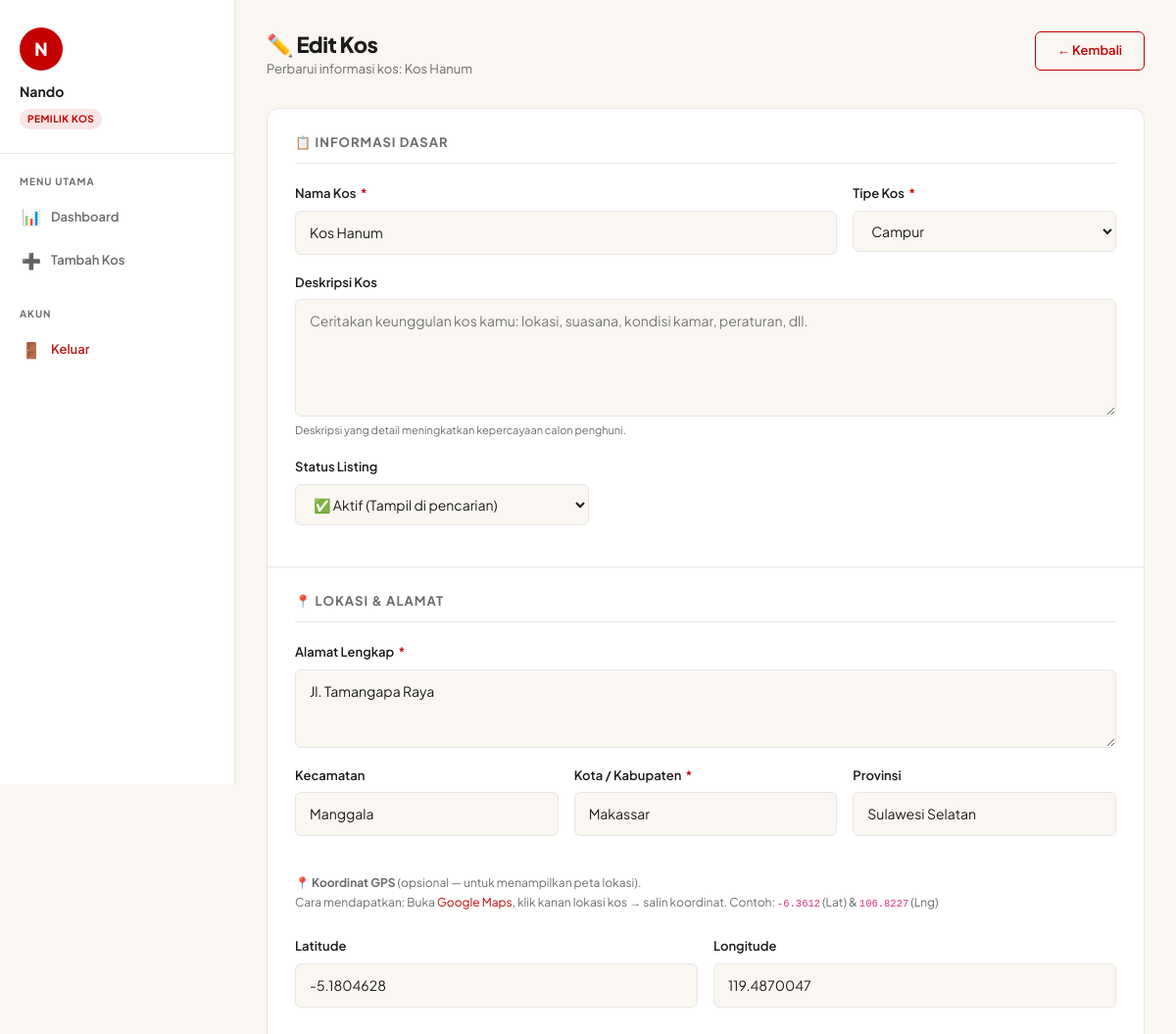
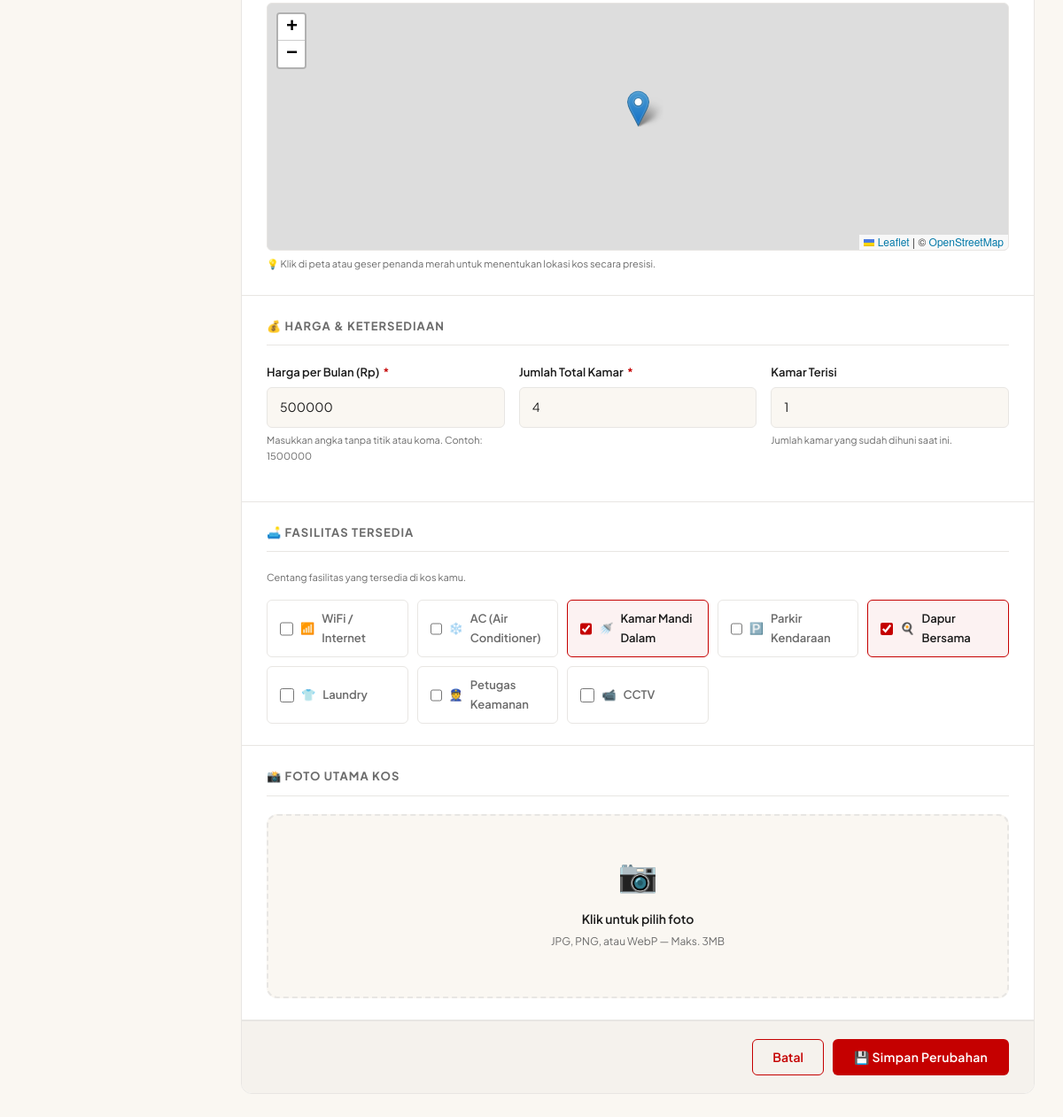
Page /pages/pemilik/edit_kos.php?id=9 (signed in) on the committed database (2 pictures, top to bottom).
### tables this page shows
CREATE TABLE `kos` (
  `id` int unsigned NOT NULL AUTO_INCREMENT,
  `pemilik_id` int unsigned NOT NULL,
  `nama_kos` varchar(150) NOT NULL,
  `deskripsi` text,
  `tipe` enum('putra','putri','campur') NOT NULL DEFAULT 'campur',
  `alamat` text NOT NULL,
  `kecamatan` varchar(80) DEFAULT NULL,
  `kota` varchar(80) NOT NULL,
  `provinsi` varchar(80) DEFAULT NULL,
  `kode_pos` varchar(10) DEFAULT NULL,
  `lat` decimal(10,7) DEFAULT NULL,
  `lng` decimal(10,7) DEFAULT NULL,
  `harga_per_bulan` int unsigned NOT NULL,
  `jumlah_kamar` tinyint unsigned NOT NULL DEFAULT '1',
  `kamar_terisi` tinyint unsigned NOT NULL DEFAULT '0',
  `ada_nomor_kamar` tinyint(1) NOT NULL DEFAULT '0',
  `wifi` tinyint(1) NOT NULL DEFAULT '0',
  `ac` tinyint(1) NOT NULL DEFAULT '0',
  `kamar_mandi_dalam` tinyint(1) NOT NULL DEFAULT '0',
  `parkir` tinyint(1) NOT NULL DEFAULT '0',
  `dapur` tinyint(1) NOT NULL DEFAULT '0',
  `laundry` tinyint(1) NOT NULL DEFAULT '0',
  `security` tinyint(1) NOT NULL DEFAULT '0',
  `cctv` tinyint(1) NOT NULL DEFAULT '0',
  `foto_utama` varchar(255) DEFAULT NULL,
  `status` enum('aktif','nonaktif','pending') NOT NULL DEFAULT 'aktif',
  `created_at` timestamp NULL DEFAULT CURRENT_TIMESTAMP,
  `updated_at` timestamp NULL DEFAULT CURRENT_TIMESTAMP ON UPDATE CURRENT_TIMESTAMP,
  PRIMARY KEY (`id`),
  KEY `pemilik_id` (`pemilik_id`),
  KEY `kota` (`kota`),
  KEY `tipe` (`tipe`),
  KEY `status` (`status`),
  KEY `harga_per_bulan` (`harga_per_bulan`),
  CONSTRAINT `kos_ibfk_1` FOREIGN KEY (`pemilik_id`) REFERENCES `users` (`id`) ON DELETE CASCADE
);

### pages/pemilik/edit_kos.php (the view, shortened to what the rows shown need)
<?php
$user = user_login();
$id_kos = (int)($_GET['id'] ?? 0);
$stmt_get = mysqli_prepare($koneksi,
    "SELECT * FROM kos WHERE id = ? AND pemilik_id = ? LIMIT 1"
);
mysqli_stmt_bind_param($stmt_get, 'ii', $id_kos, $user['id']);
mysqli_stmt_execute($stmt_get);
$kos = mysqli_fetch_assoc(mysqli_stmt_get_result($stmt_get));
$input  = $kos;
$extra_head = '
    <link rel="stylesheet" href="https://unpkg.com/leaflet@1.9.4/dist/leaflet.css" />
    <script src="https://unpkg.com/leaflet@1.9.4/dist/leaflet.js"></script>
';
require_once __DIR__ . '/../../components/head.php';
?>
<div class="dashboard-wrapper">
    <main class="dashboard-content">
        <div class="dashboard-header">
            <div>
                <h1 class="dashboard-title">✏️ Edit Kos</h1>
                <p class="dashboard-subtitle">Perbarui informasi kos: <?= htmlspecialchars($kos['nama_kos']) ?></p>
            </div>
        </div>
        <form action="<?= BASE_URL ?>/pages/pemilik/edit_kos.php?id=<?= $id_kos ?>"
              method="POST"
              enctype="multipart/form-data"
              id="form-edit-kos"
              novalidate>
            <div class="form-card">
                <div class="form-card-section">
                    <div class="row g-3">
                        <div class="col-md-8">
                            <div class="form-group-kosta">
                                <label for="nama_kos" class="form-label-kosta">
                                    Nama Kos <span class="wajib">*</span>
                                </label>
                                <input type="text" id="nama_kos" name="nama_kos"
                                       class="form-input-kosta"
                                       placeholder="Contoh: Kos Melati Indah"
                                       value="<?= htmlspecialchars($input['nama_kos']) ?>"
                                       required>
                            </div>
                        </div>
                        <div class="col-md-4">
                            <div class="form-group-kosta">
                                <label for="tipe" class="form-label-kosta">
                                    Tipe Kos <span class="wajib">*</span>
                                </label>
                                <select id="tipe" name="tipe" class="form-select-kosta" required>
                                    <option value="campur" <?= $input['tipe']==='campur' ? 'selected':'' ?>>Campur</option>
                                </select>
                            </div>
                        </div>
                    </div>
                    <div class="form-group-kosta" style="max-width:300px;">
                        <label for="status" class="form-label-kosta">Status Listing</label>
                        <select id="status" name="status" class="form-select-kosta">
                            <option value="aktif"    <?= $input['status']==='aktif'    ? 'selected':'' ?>>✅ Aktif (Tampil di pencarian)</option>
                        </select>
                    </div>
                </div>
                <div class="form-card-section">
                    <div class="form-group-kosta">
                        <label for="alamat" class="form-label-kosta">
                            Alamat Lengkap <span class="wajib">*</span>
                        </label>
                        <textarea id="alamat" name="alamat"
                                  class="form-textarea-kosta"
                                  style="min-height:80px;"
                                  placeholder="Jl. Margonda Raya No. 45, RT 02/RW 03"
                                  required><?= htmlspecialchars($input['alamat']) ?></textarea>
                    </div>
                    <div class="row g-3">
                        <div class="col-md-4">
                            <div class="form-group-kosta">
                                <label for="kecamatan" class="form-label-kosta">Kecamatan</label>
                                <input type="text" id="kecamatan" name="kecamatan"
                                       class="form-input-kosta" placeholder="Beji"
                                       value="<?= htmlspecialchars($input['kecamatan'] ?? '') ?>">
                            </div>
                        </div>
                        <div class="col-md-4">
                            <div class="form-group-kosta">
                                <label for="kota" class="form-label-kosta">
                                    Kota / Kabupaten <span class="wajib">*</span>
                                </label>
                                <input type="text" id="kota" name="kota"
                                       class="form-input-kosta" placeholder="Depok"
                                       value="<?= htmlspecialchars($input['kota']) ?>"
                                       required>
                            </div>
                        </div>
                        <div class="col-md-4">
                            <div class="form-group-kosta">
                                <label for="provinsi" class="form-label-kosta">Provinsi</label>
                                <input type="text" id="provinsi" name="provinsi"
                                       class="form-input-kosta" placeholder="Jawa Barat"
                                       value="<?= htmlspecialchars($input['provinsi'] ?? '') ?>">
                            </div>
                        </div>
                    </div>
                    <div class="row g-3" style="margin-top:4px;">
                        <div class="col-md-6">
                            <div class="form-group-kosta">
                                <label for="lat" class="form-label-kosta">Latitude</label>
                                <input type="number" id="lat" name="lat"
                                       class="form-input-kosta" placeholder="-6.3612"
                                       step="0.0000001" min="-11" max="6"
                                       value="<?= htmlspecialchars($input['lat'] ?? '') ?>">
                            </div>
                        </div>
                        <div class="col-md-6">
                            <div class="form-group-kosta">
                                <label for="lng" class="form-label-kosta">Longitude</label>
                                <input type="number" id="lng" name="lng"
                                       class="form-input-kosta" placeholder="106.8227"
                                       step="0.0000001" min="95" max="141"
                                       value="<?= htmlspecialchars($input['lng'] ?? '') ?>">
                            </div>
                        </div>
                    </div>
                </div>
                <div class="form-card-section">
                    <div class="row g-3">
                        <div class="col-md-4">
                            <div class="form-group-kosta">
                                <label for="harga_per_bulan" class="form-label-kosta">
                                    Harga per Bulan (Rp) <span class="wajib">*</span>
                                </label>
                                <input type="number" id="harga_per_bulan" name="harga_per_bulan"
                                       class="form-input-kosta"
                                       placeholder="1500000"
                                       min="1" step="50000"
                                       value="<?= htmlspecialchars($input['harga_per_bulan']) ?>"
                                       required>
                                <p class="form-hint">Masukkan angka tanpa titik atau koma. Contoh: 1500000</p>
                            </div>
                        </div>
                        <div class="col-md-4">
                            <div class="form-group-kosta">
                                <label for="jumlah_kamar" class="form-label-kosta">
                                    Jumlah Total Kamar <span class="wajib">*</span>
                                </label>
                                <input type="number" id="jumlah_kamar" name="jumlah_kamar"
                                       class="form-input-kosta"
                                       placeholder="10" min="1" max="200"
                                       value="<?= htmlspecialchars($input['jumlah_kamar']) ?>"
                                       required>
                            </div>
                        </div>
                        <div class="col-md-4">
                            <div class="form-group-kosta">
                                <label for="kamar_terisi" class="form-label-kosta">Kamar Terisi</label>
                                <input type="number" id="kamar_terisi" name="kamar_terisi"
                                       class="form-input-kosta" min="0"
                                       value="<?= htmlspecialchars($input['kamar_terisi']) ?>">
                                <p class="form-hint">Jumlah kamar yang sudah dihuni saat ini.</p>
                            </div>
                        </div>
                    </div>
                </div>
            </div>
        </form>
    </main>
</div>
<?php require_once __DIR__ . '/../../components/scripts.php'; ?>

### rows in the picture
kos: nama_kos "Kos Hanum", tipe "Campur", status "✅ Aktif (Tampil di pencarian)", alamat "Jl. Tamangapa Raya", kecamatan "Manggala", kota "Makassar", provinsi "Sulawesi Selatan", lat "-5.1804628", lng "119.4870047", harga_per_bulan "500000", jumlah_kamar "4", kamar_terisi "1"

### other values in the picture
substr($user['nama'], 0, 1) "N"
$user['nama'] "Nando"
$ikon "📶"
$label "WiFi / Internet"
$ikon "❄️"
$label "AC (Air Conditioner)"
$ikon "🚿"
$label "Kamar Mandi Dalam"
$ikon "🅿️"
$label "Parkir Kendaraan"
$ikon "🍳"
$label "Dapur Bersama"
$ikon "👕"
$label "Laundry"
$ikon "👮"
